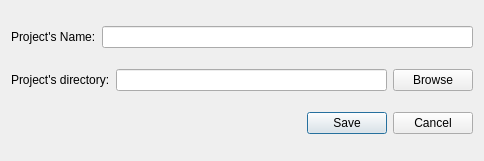
<?xml version="1.0" encoding="UTF-8"?>
<ui version="4.0">
 <class>SaveProjectDialog</class>
 <widget class="QDialog" name="SaveProjectDialog">
  <property name="geometry">
   <rect>
    <x>0</x>
    <y>0</y>
    <width>484</width>
    <height>161</height>
   </rect>
  </property>
  <property name="sizePolicy">
   <sizepolicy hsizetype="Preferred" vsizetype="Preferred">
    <horstretch>0</horstretch>
    <verstretch>0</verstretch>
   </sizepolicy>
  </property>
  <property name="maximumSize">
   <size>
    <width>16777215</width>
    <height>16777215</height>
   </size>
  </property>
  <property name="windowTitle">
   <string>Save Project</string>
  </property>
  <property name="windowIcon">
   <iconset resource="media.qrc">
    <normaloff>:/media/document_save_all.png</normaloff>:/media/document_save_all.png</iconset>
  </property>
  <layout class="QVBoxLayout" name="verticalLayout">
   <item>
    <layout class="QHBoxLayout" name="horizontalLayout">
     <item>
      <widget class="QLabel" name="projectNameLabel">
       <property name="text">
        <string>Project's Name:</string>
       </property>
      </widget>
     </item>
     <item>
      <widget class="QLineEdit" name="projectNameEdit"/>
     </item>
    </layout>
   </item>
   <item>
    <layout class="QHBoxLayout" name="horizontalLayout_2">
     <item>
      <widget class="QLabel" name="projectDirLabel">
       <property name="text">
        <string>Project's directory:</string>
       </property>
      </widget>
     </item>
     <item>
      <widget class="QLineEdit" name="projectDirEdit">
       <property name="readOnly">
        <bool>true</bool>
       </property>
      </widget>
     </item>
     <item>
      <widget class="QPushButton" name="projectDirBrowse">
       <property name="text">
        <string>Browse</string>
       </property>
       <property name="icon">
        <iconset resource="media.qrc">
         <normaloff>:/media/document_open.png</normaloff>:/media/document_open.png</iconset>
       </property>
      </widget>
     </item>
    </layout>
   </item>
   <item>
    <widget class="QDialogButtonBox" name="buttonBox">
     <property name="standardButtons">
      <set>QDialogButtonBox::Cancel|QDialogButtonBox::Save</set>
     </property>
    </widget>
   </item>
  </layout>
 </widget>
 <resources>
  <include location="media.qrc"/>
 </resources>
 <connections/>
</ui>
